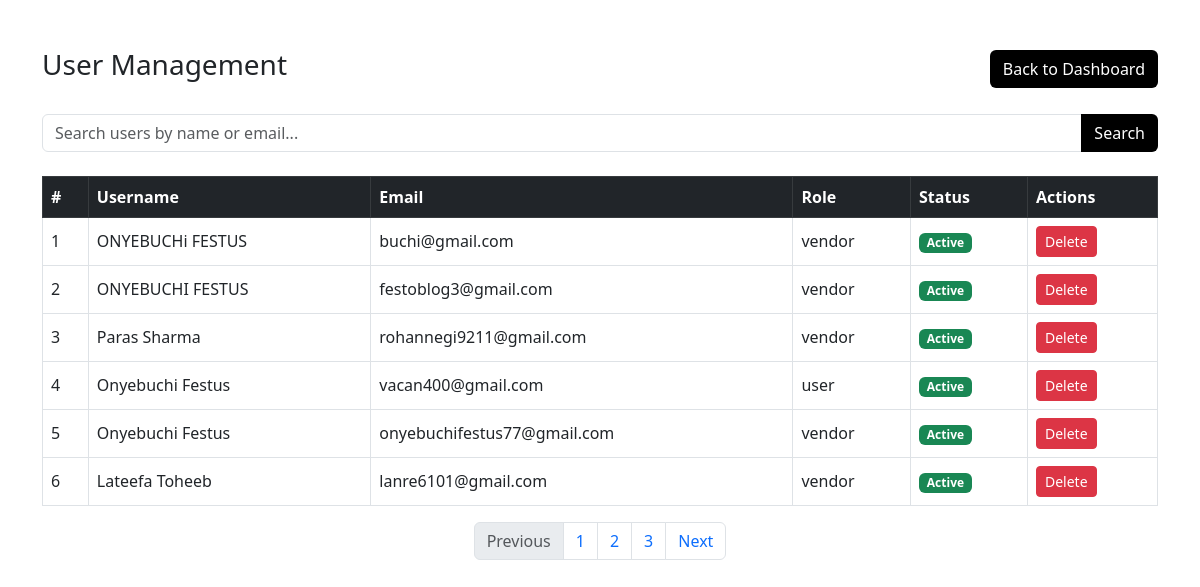
The app's page /admix/user_management with its own data.
### base/models.py (models this page shows, shortened)
class CustomUser(AbstractUser):
    phone_number = models.CharField(max_length=15, null=True, blank=True)
    business_name = models.CharField(max_length=255, null=True, blank=True)
    vendor_type = models.CharField(max_length=20, choices=[('individual', 'Individual'), ('small_business', 'Small Business'), ('organization', 'Organization')], null=True, blank=True)
    verification_code = models.CharField(max_length=6, blank=True, null=True)  # Store the verification code
    is_verified = models.BooleanField(default=False)
    is_agreed = models.BooleanField(default=False)
    is_vendor  = models.BooleanField(default=False)
    is_online = models.BooleanField(default=False)
    date_birth =models.DateField( null=True)
    role = models.CharField(max_length=10, choices=[('user', 'User'), ('vendor', 'Vendor')], default='user')

### Admin/views.py (the view)
# urls.py: path('user_management',views.user_management,name="user_management"),
def user_management(request):
    user = CustomUser.objects.all()
    context ={
        'user':user
    }
    return render (request, 'admin/user_management.html',context)

### base/templates/admin/user_management.html (shortened to what this page needs)
<!DOCTYPE html>
<html lang="en">
<head>
    <link href="https://cdn.jsdelivr.net/npm/bootstrap@5.3.0-alpha1/dist/css/bootstrap.min.css" rel="stylesheet">
</head>
<body>
    <div class="container mt-5">
        <div class="d-flex justify-content-between align-items-center mb-4">
            <h1 class="h3">User Management</h1>
            <a href="{% url 'admix:dashboard' %}" class="btn btn-black">Back to Dashboard</a>
        </div>
        <div class="input-group mb-4">
            <input type="text" class="form-control" placeholder="Search users by name or email...">
            <button class="btn btn-black" type="button">Search</button>
        </div>
        <table class="table table-bordered table-hover">
            <thead class="table-dark">
                <tr>
                    <th>#</th>
                    <th>Username</th>
                    <th>Email</th>
                    <th>Role</th>
                    <th>Status</th>
                    <th>Actions</th>
                </tr>
            </thead>
            <tbody>
                {% for user in user %}
                <tr>
                    <td>{{forloop.counter}}</td>
                    <td>{{user.first_name}} {{user.last_name}}</td>
                    <td>{{user.email}}</td>
                    <td>{{user.role}}</td>
                    <td>
                        <span class="badge bg-success">Active</span>
                    </td>
                    <td>
                        <a href="#" class="btn btn-sm btn-danger">Delete</a>
                    </td>
                </tr>
                {% endfor %}
            </tbody>
        </table>
        <nav aria-label="User table pagination">
            <ul class="pagination justify-content-center">
                <li class="page-item disabled">
                    <a class="page-link">Previous</a>
                </li>
                <li class="page-item"><a class="page-link" href="#">1</a></li>
                <li class="page-item"><a class="page-link" href="#">2</a></li>
                <li class="page-item"><a class="page-link" href="#">3</a></li>
                <li class="page-item">
                    <a class="page-link" href="#">Next</a>
                </li>
            </ul>
        </nav>
    </div>
</body>
</html>

### base/templates/admin/user_management.html (style rules this page uses)
.btn-black { background-color: black; color: white; }
.table th, .table td { vertical-align: middle; }

### records on screen
CustomUser: first_name "ONYEBUCHi", last_name "FESTUS", email "buchi@gmail.com", role "vendor"
CustomUser: first_name "ONYEBUCHI", last_name "FESTUS", email "festoblog3@gmail.com", role "vendor"
CustomUser: first_name "Paras", last_name "Sharma", email "rohannegi9211@gmail.com", role "vendor"
CustomUser: first_name "Onyebuchi", last_name "Festus", email "vacan400@gmail.com", role "user"
CustomUser: first_name "Onyebuchi", last_name "Festus", email "onyebuchifestus77@gmail.com", role "vendor"
CustomUser: first_name "Lateefa", last_name "Toheeb", email "lanre6101@gmail.com", role "vendor"
